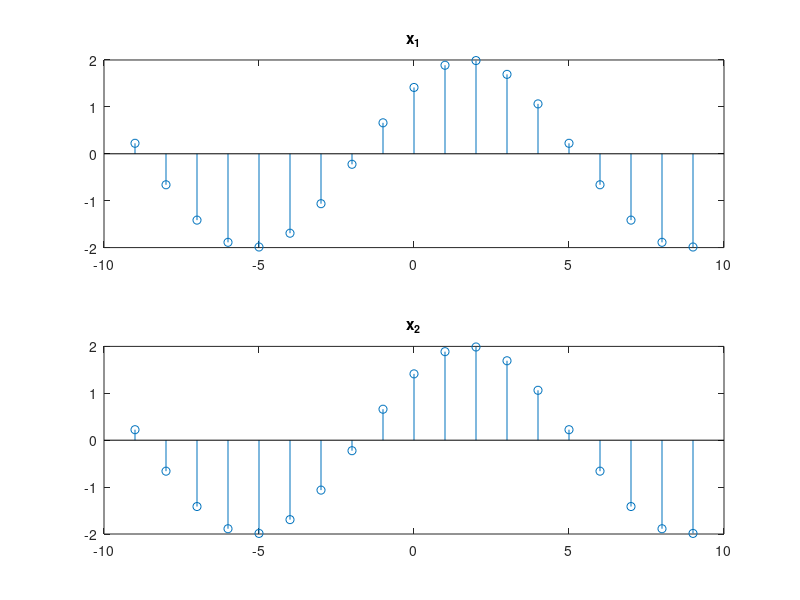

The MATLAB script that drew this image:
clear all;
N = 9
x = -N:1:N;
y = -N:1:N;
a = 2*cos(pi*x/7-pi/4);
b = 2*cos(-13*pi*y/7-pi/4);
 
subplot(2,1,1)
stem(x,a);
title('x_1');
subplot(2,1,2)
stem(y,b);
title('x_2');
